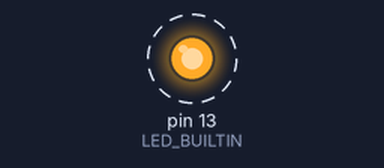
A sketch run on a simulated Arduino Uno, built with avr-gcc and run on an emulated ATmega328P. Parts: output pins drawn as LEDs (lit = HIGH). Dashed ring = blinking.

Above: at 1.0 s.
Timing chart, 0 to 5.1 s (numbered marks = the images above):
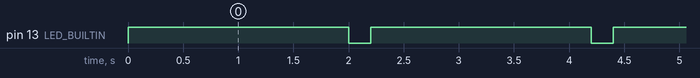

The sketch:

blink.ino
```cpp
void setup() {
  // initialize digital pin LED_BUILTIN as an output.
  pinMode(LED_BUILTIN, OUTPUT);
}

// the loop function runs over and over again forever
void loop() {
  digitalWrite(LED_BUILTIN, HIGH);
  delay(2000);
  digitalWrite(LED_BUILTIN, LOW);
  delay(200);
}
```

Measured:
- by itself, pin 13 (LED_BUILTIN): alternates HIGH for 2.0 s and LOW for 0.20 s
